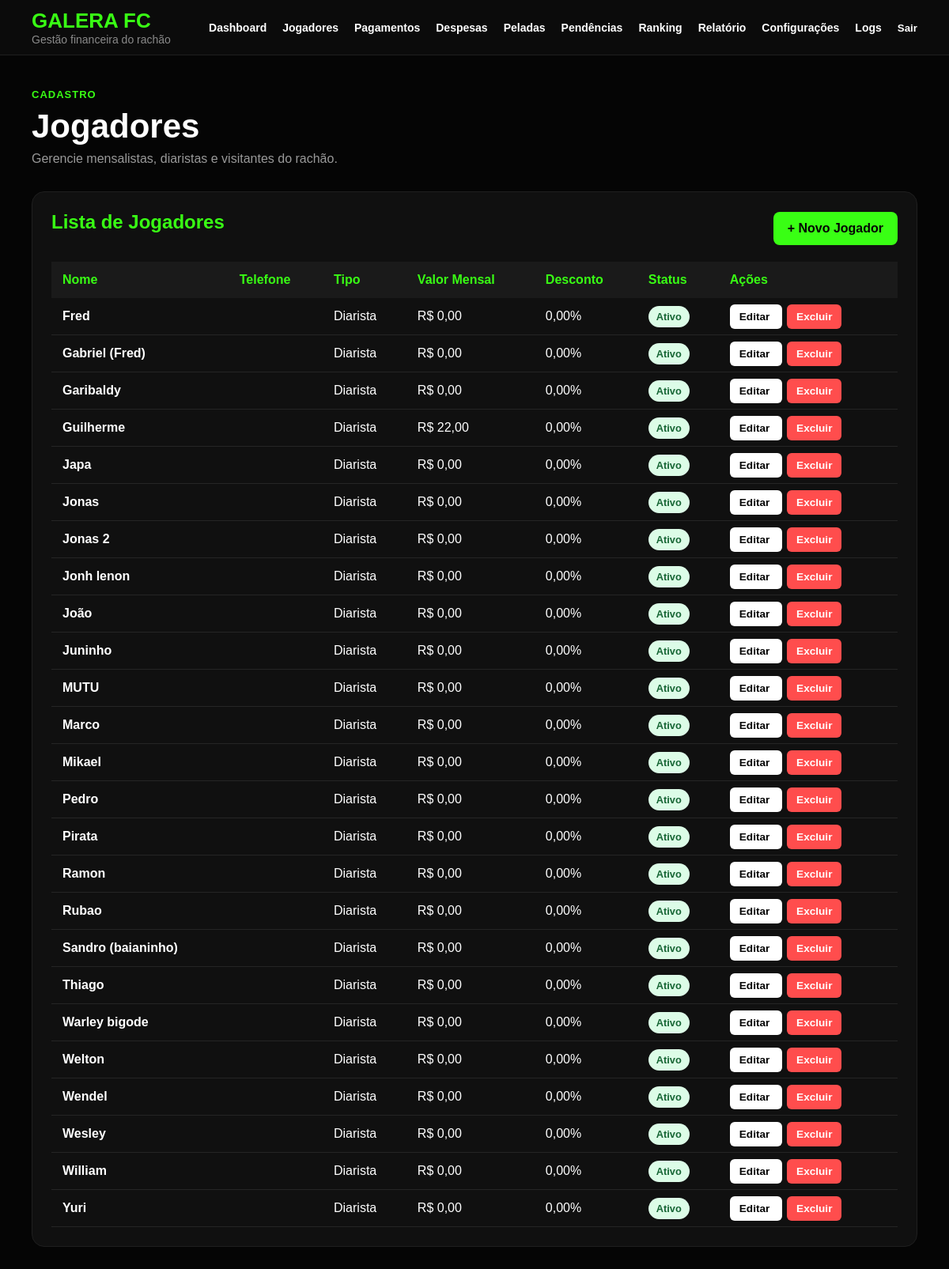
The page /jogadores/ (signed in) on the database its author committed.
### financeiro/models.py (models this page shows, shortened)
class Jogador(models.Model):
    TIPO_CHOICES = [
        ('MENSALISTA', 'Mensalista'),
        ('DIARISTA', 'Diarista'),
        ('VISITANTE', 'Visitante'),
    ]
    nome = models.CharField(max_length=100)
    telefone = models.CharField(max_length=20, blank=True)
    tipo = models.CharField(
        max_length=20,
        choices=TIPO_CHOICES,
        default='DIARISTA'
    )
    valor_mensal = models.DecimalField(
        max_digits=10,
        decimal_places=2,
        default=0
    )
    desconto_percentual = models.DecimalField(
        max_digits=5,
        decimal_places=2,
        default=0
    )
    ativo = models.BooleanField(default=True)
    criado_em = models.DateTimeField(
        auto_now_add=True
    )

### financeiro/views.py (the view)
# urls.py: path('jogadores/', views.jogador_lista, name='jogador_lista'),
@login_required
def jogador_lista(request):
    jogadores = Jogador.objects.all().order_by('nome')
    return render(
        request,
        'financeiro/jogador_lista.html',
        {
            'jogadores': jogadores
        }
    )

### templates/financeiro/jogador_lista.html (shortened to what this page needs)
{% extends 'financeiro/base.html' %}
{% block content %}
<div class="page-header">
   <span>Cadastro</span>
   <h1>Jogadores</h1>
   <p>Gerencie mensalistas, diaristas e visitantes do rachão.</p>
</div>
<div class="section">
   <div class="section-header">
      <h2>Lista de Jogadores</h2>
      <a href="{% url 'financeiro:jogador_novo' %}" class="btn-primary">
         + Novo Jogador
      </a>
   </div>
   <table class="table">
      <thead>
         <tr>
            <th>Nome</th>
            <th>Telefone</th>
            <th>Tipo</th>
            <th>Valor Mensal</th>
            <th>Desconto</th>
            <th>Status</th>
            <th>Ações</th>
         </tr>
      </thead>
      <tbody>
         {% for jogador in jogadores %}
         <tr>
            <td><strong>{{ jogador.nome }}</strong></td>
            <td>{{ jogador.telefone }}</td>
            <td>{{ jogador.get_tipo_display }}</td>
            <td>R$ {{ jogador.valor_mensal }}</td>
            <td>{{ jogador.desconto_percentual }}%</td>
            <td>
               {% if jogador.ativo %}
                  <span class="badge-success">Ativo</span>
               {% else %}
                  <span class="badge-danger">Inativo</span>
               {% endif %}
            </td>
            <td>
               <a href="{% url 'financeiro:jogador_editar' jogador.id %}" class="btn-small">
                  Editar
               </a>
               <a href="{% url 'financeiro:jogador_excluir' jogador.id %}" class="btn-small danger">
                  Excluir
               </a>
            </td>
         </tr>
         {% empty %}
         <tr>
            <td colspan="7" class="empty">
               Nenhum jogador cadastrado.
            </td>
         </tr>
         {% endfor %}
      </tbody>
   </table>
</div>
{% endblock %}

### static/css/dashboard.css (style rules this page uses)
* { margin: 0; padding: 0; box-sizing: border-box; font-family: Arial, Helvetica, sans-serif; }
body { background: #050505; color: #ffffff; min-height: 100vh; }
.page-header { margin-bottom: 32px; }
.page-header span { color: #39ff14; font-size: 13px; text-transform: uppercase; letter-spacing: 1px; font-weight: 700; }
.page-header h1 { font-size: 42px; margin: 8px 0; }
.page-header p { color: #999; }
.section { background: #101010; border: 1px solid #1f1f1f; border-radius: 16px; padding: 24px; margin-top: 24px; }
.section h2 { margin-bottom: 16px; color: #39ff14; }
.section-header { display: flex; justify-content: space-between; align-items: center; gap: 16px; margin-bottom: 20px; }
.btn-primary { background: #39ff14; color: #050505; padding: 12px 18px; border-radius: 8px; text-decoration: none; border: none; font-weight: 800; cursor: pointer; }
.table { width: 100%; border-collapse: collapse; margin-top: 20px; }
.table th { background: #1a1a1a; color: #39ff14; padding: 14px; text-align: left; }
.table td { padding: 14px; border-bottom: 1px solid #252525; }
.btn-small { background: #ffffff; color: #050505; padding: 8px 12px; border-radius: 6px; text-decoration: none; font-size: 0.85rem; font-weight: 700; margin-right: 6px; }
.btn-small.danger { background: #ff4d4d; color: #ffffff; }
.badge-success { background: #dcfce7; color: #166534; padding: 6px 10px; border-radius: 999px; font-size: 0.8rem; font-weight: 700; }
.table { min-width: 800px; }
.section { overflow-x: auto; }

### rows shown on the page
Jogador: nome "Fred", tipo "Diarista", valor_mensal "0,00", desconto_percentual "0,00", ativo "Ativo"
Jogador: nome "Gabriel (Fred)", tipo "Diarista", valor_mensal "0,00", desconto_percentual "0,00", ativo "Ativo"
Jogador: nome "Garibaldy", tipo "Diarista", valor_mensal "0,00", desconto_percentual "0,00", ativo "Ativo"
Jogador: nome "Guilherme", tipo "Diarista", valor_mensal "22,00", desconto_percentual "0,00", ativo "Ativo"
Jogador: nome "Japa", tipo "Diarista", valor_mensal "0,00", desconto_percentual "0,00", ativo "Ativo"
Jogador: nome "Jonas", tipo "Diarista", valor_mensal "0,00", desconto_percentual "0,00", ativo "Ativo"
Jogador: nome "Jonas 2", tipo "Diarista", valor_mensal "0,00", desconto_percentual "0,00", ativo "Ativo"
Jogador: nome "Jonh lenon", tipo "Diarista", valor_mensal "0,00", desconto_percentual "0,00", ativo "Ativo"
Jogador: nome "João", tipo "Diarista", valor_mensal "0,00", desconto_percentual "0,00", ativo "Ativo"
Jogador: nome "Juninho", tipo "Diarista", valor_mensal "0,00", desconto_percentual "0,00", ativo "Ativo"
Jogador: nome "MUTU", tipo "Diarista", valor_mensal "0,00", desconto_percentual "0,00", ativo "Ativo"
Jogador: nome "Marco", tipo "Diarista", valor_mensal "0,00", desconto_percentual "0,00", ativo "Ativo"
Jogador: nome "Mikael", tipo "Diarista", valor_mensal "0,00", desconto_percentual "0,00", ativo "Ativo"
Jogador: nome "Pedro", tipo "Diarista", valor_mensal "0,00", desconto_percentual "0,00", ativo "Ativo"
Jogador: nome "Pirata", tipo "Diarista", valor_mensal "0,00", desconto_percentual "0,00", ativo "Ativo"
Jogador: nome "Ramon", tipo "Diarista", valor_mensal "0,00", desconto_percentual "0,00", ativo "Ativo"
Jogador: nome "Rubao", tipo "Diarista", valor_mensal "0,00", desconto_percentual "0,00", ativo "Ativo"
Jogador: nome "Sandro (baianinho)", tipo "Diarista", valor_mensal "0,00", desconto_percentual "0,00", ativo "Ativo"
Jogador: nome "Thiago", tipo "Diarista", valor_mensal "0,00", desconto_percentual "0,00", ativo "Ativo"
Jogador: nome "Warley bigode", tipo "Diarista", valor_mensal "0,00", desconto_percentual "0,00", ativo "Ativo"
Jogador: nome "Welton", tipo "Diarista", valor_mensal "0,00", desconto_percentual "0,00", ativo "Ativo"
Jogador: nome "Wendel", tipo "Diarista", valor_mensal "0,00", desconto_percentual "0,00", ativo "Ativo"
Jogador: nome "Wesley", tipo "Diarista", valor_mensal "0,00", desconto_percentual "0,00", ativo "Ativo"
Jogador: nome "William", tipo "Diarista", valor_mensal "0,00", desconto_percentual "0,00", ativo "Ativo"
Jogador: nome "Yuri", tipo "Diarista", valor_mensal "0,00", desconto_percentual "0,00", ativo "Ativo"
